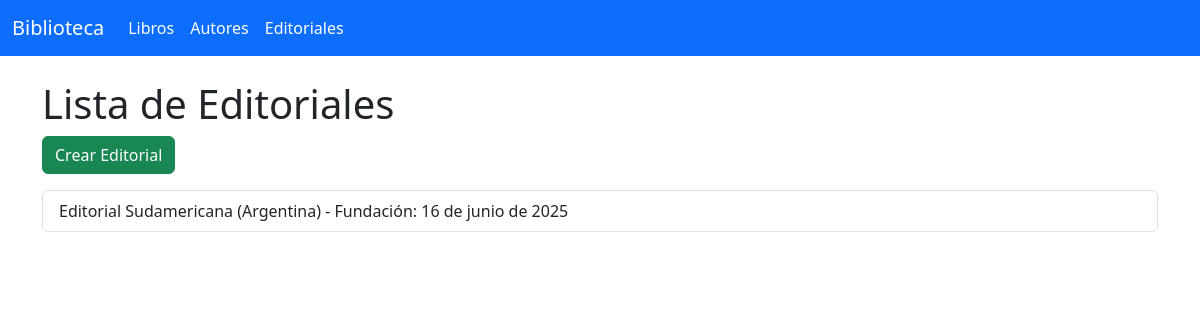
The page /appcoder/editoriales/ on the database as committed earlier.
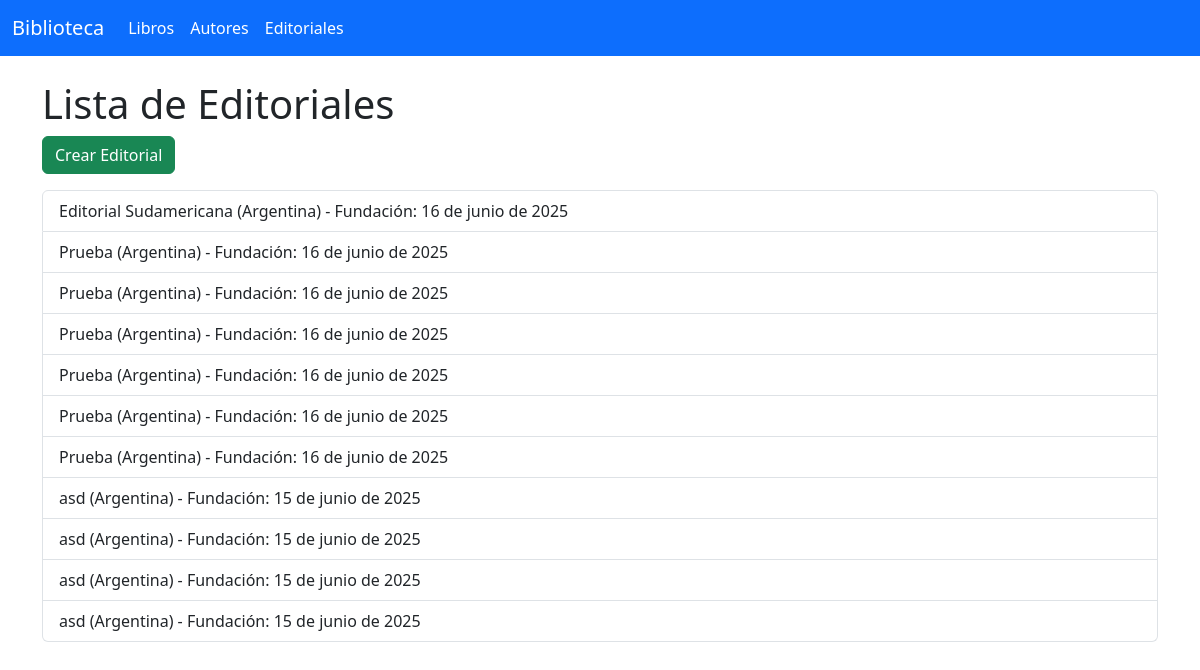
The same page on the database as committed later.
### AppCoder/models.py (models this page shows, shortened)
class Editorial(models.Model):
    nombre = models.CharField(max_length=100)
    pais = models.CharField(max_length=50)
    fundacion = models.DateField()

### AppCoder/views.py (the view)
# urls.py: path('editoriales/', lista_editoriales, name='lista_editoriales'),
def lista_editoriales(request):
    editoriales = Editorial.objects.all()
    return render(request, 'AppCoder/editoriales/lista_editoriales.html', {'editoriales': editoriales})

### templates/AppCoder/editoriales/lista_editoriales.html (shortened to what this page needs)
{% extends "base.html" %}
{% block content %}
<h1>Lista de Editoriales</h1>
<a href="{% url 'crear_editorial' %}" class="btn btn-success mb-3">Crear Editorial</a>
<ul class="list-group">
  {% for editorial in editoriales %}
    <li class="list-group-item">
      {{ editorial.nombre }} ({{ editorial.pais }}) - Fundación: {{ editorial.fundacion }}
    </li>
  {% empty %}
    <li class="list-group-item">No hay editoriales cargadas.</li>
  {% endfor %}
</ul>
{% endblock %}

Rows that differ between the two databases and show on the page:
added Editorial: nombre "Prueba", pais "Argentina", fundacion "16 de junio de 2025"
added Editorial: nombre "Prueba", pais "Argentina", fundacion "16 de junio de 2025"
added Editorial: nombre "Prueba", pais "Argentina", fundacion "16 de junio de 2025"
added Editorial: nombre "Prueba", pais "Argentina", fundacion "16 de junio de 2025"
added Editorial: nombre "Prueba", pais "Argentina", fundacion "16 de junio de 2025"
added Editorial: nombre "Prueba", pais "Argentina", fundacion "16 de junio de 2025"
added Editorial: nombre "asd", pais "Argentina", fundacion "15 de junio de 2025"
added Editorial: nombre "asd", pais "Argentina", fundacion "15 de junio de 2025"
added Editorial: nombre "asd", pais "Argentina", fundacion "15 de junio de 2025"
added Editorial: nombre "asd", pais "Argentina", fundacion "15 de junio de 2025"
